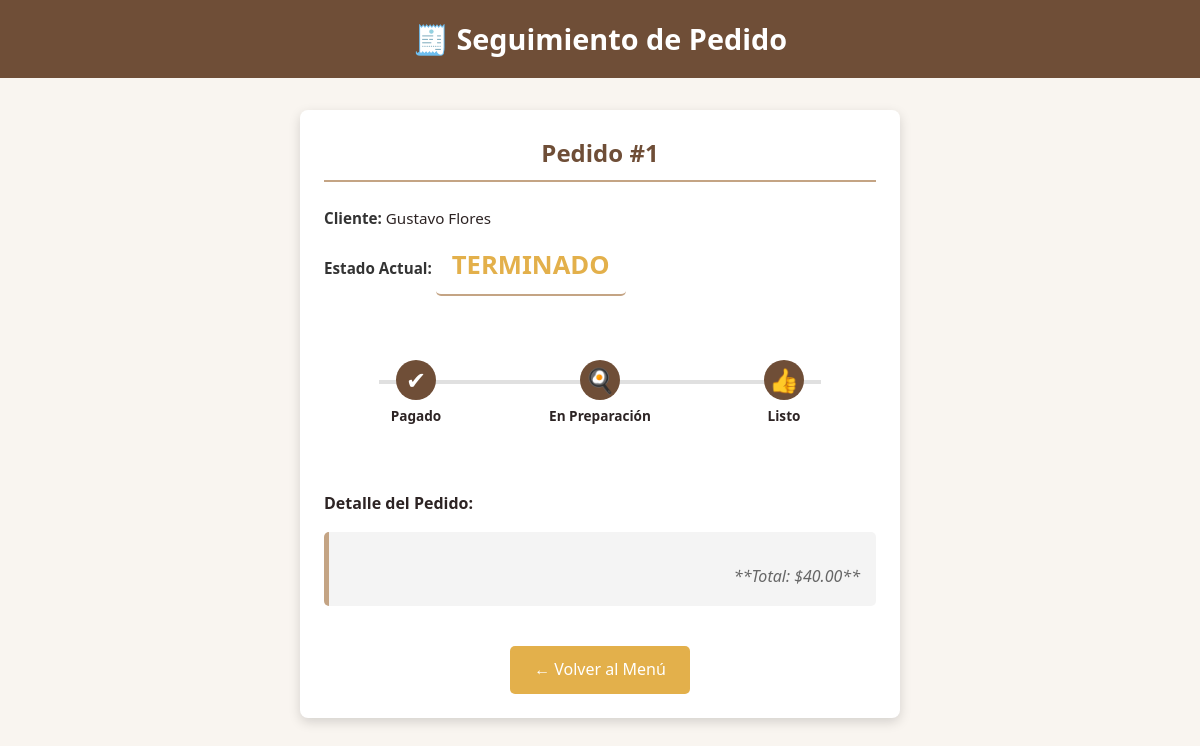
Screenshot of /seguimiento/1 with the database file from the repository.
### app.py (models this page shows)
class Pedido(db.Model):
    id = db.Column(db.Integer, primary_key=True)
    cliente = db.Column(db.String(50), nullable=False)
    productos = db.Column(db.String(500))
    estado = db.Column(db.String(20), default="pendiente")
    pago = db.Column(db.String(20), default="pendiente")
    total = db.Column(db.Float)
    fecha = db.Column(db.DateTime, default=datetime.now)
    hora_pago = db.Column(db.DateTime)
    hora_preparacion = db.Column(db.DateTime)

### app.py (the view)
@app.route('/seguimiento/<int:id_pedido>')
def seguimiento(id_pedido):
    pedido = Pedido.query.get_or_404(id_pedido)
    return render_template('seguimiento.html', pedido=pedido, datetime=datetime)

### templates/seguimiento.html (shortened to what this page needs)
<!DOCTYPE html>
<html lang="es">
<head>
    <link rel="stylesheet" href="{{ url_for('static', filename='styles.css') }}">
</head>
<body>
    <header>
        <h1>🧾 Seguimiento de Pedido</h1>
    </header>
    <main class="container">
        <div class="seguimiento-card">
            <h2>Pedido #{{ pedido.id }}</h2>
            <div class="info-pedido">
                <p><strong>Cliente:</strong> {{ pedido.cliente }}</p>
                <p><strong>Estado Actual:</strong>
                    <span class="estado-actual">
                        {% if pedido.estado == 'pendiente' and pedido.pago == 'pendiente' %}
                            PENDIENTE DE PAGO
                        {% else %}
                            {{ pedido.estado.upper() }}
                        {% endif %}
                    </span>
                </p>
            </div>
            <div class="estado-linea">
                <div class="paso {% if pedido.pago == 'pagado' %}activo{% endif %}">
                    {% if pedido.pago == 'pagado' %}
                        <span class="icono">✔</span>
                        <p>Pagado</p>
                    {% else %}
                        <span class="icono-pendiente-pago">...</span>
                        <p>Pendiente de Pago</p>
                    {% endif %}
                </div>
                <div class="paso {% if pedido.pago == 'pagado' and pedido.estado in ['en preparación', 'listo', 'terminado'] %}activo{% endif %}">
                    <span class="icono">🍳</span>
                    <p>En Preparación</p>
                </div>
                <div class="paso {% if pedido.estado in ['listo', 'terminado'] %}activo{% endif %}">
                    <span class="icono">👍</span>
                    <p>Listo</p>
                </div>
            </div>
            <p style="text-align: left; margin-top: 2rem;"><strong>Detalle del Pedido:</strong></p>
            <div class="productos-lista">
                <p style="text-align: right; margin-top: 1rem;">**Total: ${{ "%.2f"|format(pedido.total) }}**</p>
            </div>
            <a href="{{ url_for('index') }}" class="btn-regresar">← Volver al Menú</a>
        </div>
    </main>
</body>
</html>

### static/styles.css (style rules this page uses)
:root { --primary: #6F4E37; --secondary: #C4A484; --accent: #E3B04B; --text: #2D2424; }
* { box-sizing: border-box; margin: 0; padding: 0; }
body { font-family: 'Segoe UI', Tahoma, Geneva, Verdana, sans-serif; background-color: #F9F5F0; color: var(--text); line-height: 1.6; }
.container { width: 90%; max-width: 1200px; margin: 0 auto; }
header { background-color: var(--primary); color: white; position: sticky; top: 0; z-index: 100; }
.productos-lista { margin: 0.5rem 0; padding-left: 1rem; }
header { padding: 0; }
.estado-actual { font-size: 1.5rem; font-weight: bold; color: var(--accent); margin-bottom: 2rem; padding: 0.5rem; border-bottom: 2px solid var(--secondary); }
.info-pedido { text-align: left; margin-bottom: 2rem; }
.info-pedido p { margin: 0.5rem 0; }
.estado-linea { display: flex; justify-content: space-between; align-items: flex-start; position: relative; margin: 3rem 0; }
.estado-linea::before { content: ''; position: absolute; top: 20px; left: 10%; right: 10%; height: 4px; background: #e0e0e0; z-index: 0; }
.paso { flex: 1; text-align: center; position: relative; z-index: 1; }
.paso .icono { font-size: 1.5rem; background-color: #e0e0e0; color: white; width: 40px; height: 40px; border-radius: 50%; display: flex; align-items: center; justify-content: center; margin: 0 auto 5px; transition: background-color 0.3s; }
.paso.activo .icono { background-color: var(--primary) !important; }
.paso p { font-size: 0.8rem; font-weight: bold; }
.productos-lista { text-align: left; padding: 1rem; background: #f8f8f8; border-radius: 5px; }

### templates/seguimiento.html (style rules this page uses)
header { background-color: var(--primary); color: white; padding: 1rem 0; text-align: center; }
header h1 { margin: 0; font-size: 1.8rem; }
.seguimiento-card { max-width: 600px; margin: 2rem auto; background: white; border-radius: 8px; padding: 1.5rem; box-shadow: 0 4px 12px rgba(0, 0, 0, 0.15); text-align: center; }
.seguimiento-card h2 { color: var(--primary); margin-bottom: 1.5rem; border-bottom: 2px solid var(--secondary); padding-bottom: 0.5rem; }
.estado-actual { font-size: 1.6rem; font-weight: bold; color: var(--accent); padding: 0.5rem 1rem; display: inline-block; border-radius: 5px; margin-bottom: 1rem; text-transform: uppercase; }
.info-pedido { text-align: left; margin-bottom: 1.5rem; font-size: 0.95rem; }
.info-pedido p { margin: 0.4rem 0; }
.info-pedido strong { color: #333; }
.estado-linea { display: flex; justify-content: space-between; align-items: flex-start; position: relative; margin: 3rem 0 4rem; }
.estado-linea::before { content: ''; position: absolute; top: 20px; left: 10%; right: 10%; height: 4px; background: #e0e0e0; z-index: 0; }
.paso { flex: 1; text-align: center; position: relative; z-index: 1; }
.paso .icono { font-size: 1.5rem; background-color: #e0e0e0; color: white; width: 40px; height: 40px; border-radius: 50%; display: flex; align-items: center; justify-content: center; margin: 0 auto 5px; transition: background-color 0.3s; }
.paso.activo .icono { background-color: var(--primary); }
.paso p { font-size: 0.85rem; font-weight: bold; margin-top: 5px; }
.paso.activo + .paso::before { background-color: var(--primary); }
.productos-lista { text-align: left; padding: 1rem; background: #f4f4f4; border-radius: 5px; margin-top: 1rem; border-left: 5px solid var(--secondary); }
.productos-lista p { font-style: italic; color: #666; margin-top: 10px; }
.btn-regresar { display: inline-block; margin-top: 2rem; padding: 0.7rem 1.5rem; background: var(--accent); color: white; text-decoration: none; border-radius: 5px; transition: background 0.3s; }

### rows the page displays
Pedido: id "1", cliente "Gustavo Flores", estado "TERMINADO", total "40.00"
